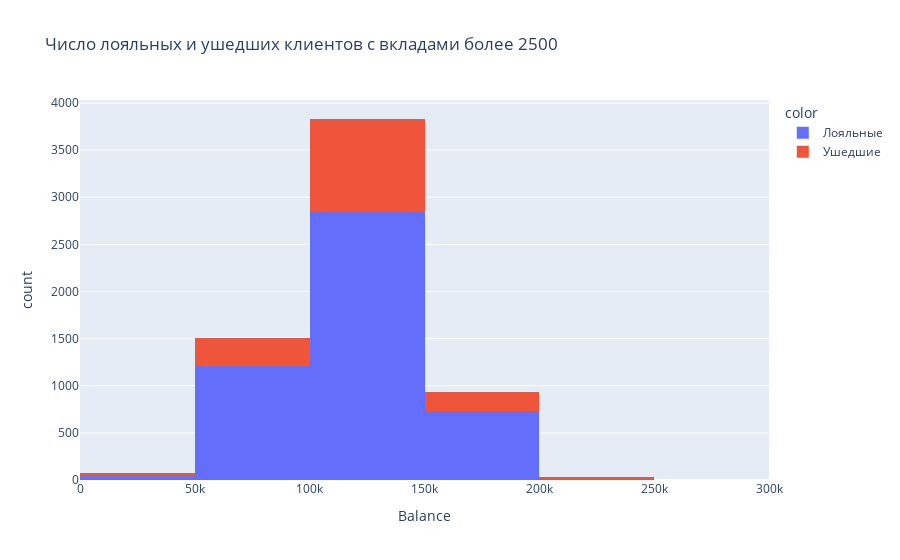

Write notebook code for a chart like this one.
### Markdown cell above
9.3. Посмотрите на распределение баланса клиента в разрезе признака оттока. Как различаются суммы на накопительном счёте ушедших и лояльных клиентов? Подумайте и напишите, с чем это может быть связано, что может не устраивать ушедших клиентов в банке.

### Code cell
fig3 = px.histogram(
    churn_data[churn_data['Balance']>2500],
    x = 'Balance',
    color = churn_data[churn_data['Balance']>2500]['Exited'].map({0:'Лояльные', 1:'Ушедшие'}),
    title = 'Число лояльных и ушедших клиентов с вкладами более 2500',
    nbins = 10
)
fig3.show()

### Figure 1 — Plotly figure (JSON) as saved in the notebook; plotly's stock layout.template omitted (floating-point values rounded to 4 significant figures; data arrays with more than 128 entries replaced by an {"elided": "..."} marker saying what was removed)
{"data": [{"alignmentgroup": "True", "bingroup": "x", "hovertemplate": "color=Лояльные<br>Balance=%{x}<br>count=%{y}<extra></extra>", "legendgroup": "Лояльные", "marker": {"color": "#636efa", "pattern": {"shape": ""}}, "name": "Лояльные", "nbinsx": 10, "offsetgroup": "Лояльные", "orientation": "v", "showlegend": true, "type": "histogram", "x": {"elided": "4846 float values"}, "xaxis": "x", "yaxis": "y"}, {"alignmentgroup": "True", "bingroup": "x", "hovertemplate": "color=Ушедшие<br>Balance=%{x}<br>count=%{y}<extra></extra>", "legendgroup": "Ушедшие", "marker": {"color": "#EF553B", "pattern": {"shape": ""}}, "name": "Ушедшие", "nbinsx": 10, "offsetgroup": "Ушедшие", "orientation": "v", "showlegend": true, "type": "histogram", "x": {"elided": "1537 float values"}, "xaxis": "x", "yaxis": "y"}], "layout": {"barmode": "relative", "legend": {"title": {"text": "color"}, "tracegroupgap": 0}, "title": {"text": "Число лояльных и ушедших клиентов с вкладами более 2500"}, "xaxis": {"anchor": "y", "domain": [0, 1], "title": {"text": "Balance"}}, "yaxis": {"anchor": "x", "domain": [0, 1], "title": {"text": "count"}}}}
